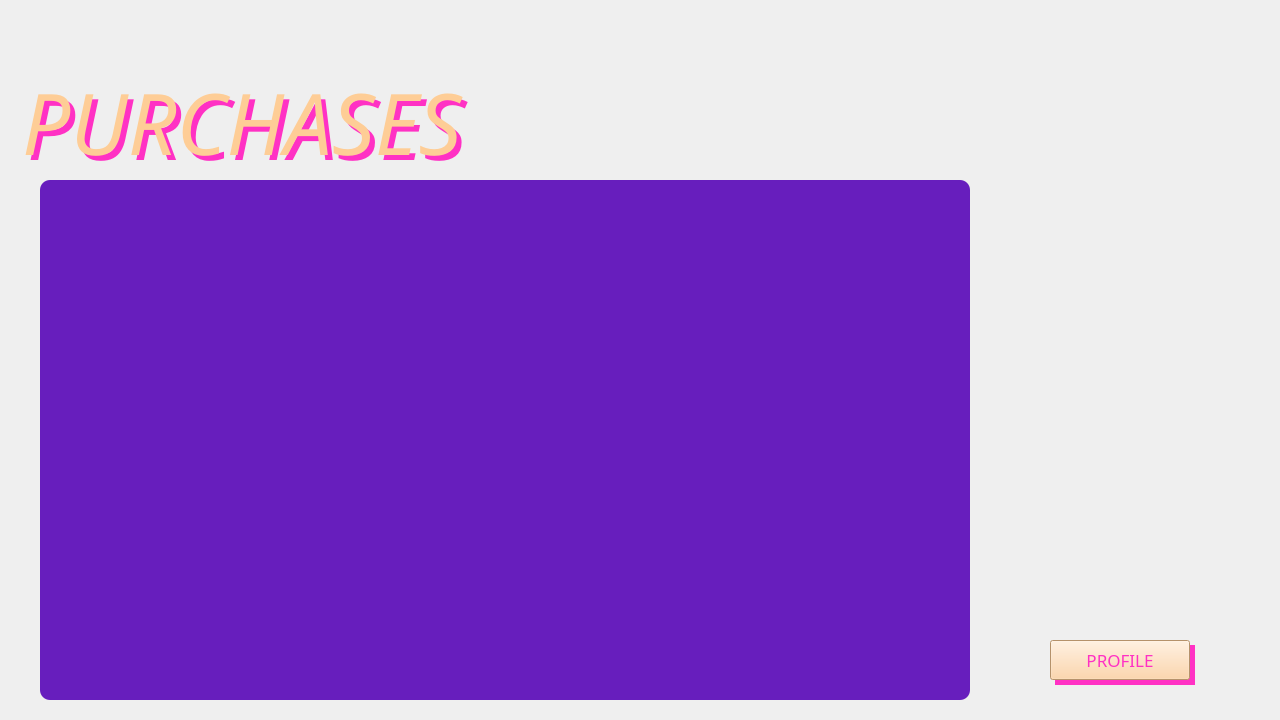
<?xml version="1.0" encoding="UTF-8"?>
<ui version="4.0">
 <class>employeePurchases</class>
 <widget class="QMainWindow" name="employeePurchases">
  <property name="geometry">
   <rect>
    <x>0</x>
    <y>0</y>
    <width>1280</width>
    <height>720</height>
   </rect>
  </property>
  <property name="windowTitle">
   <string>Purchases</string>
  </property>
  <widget class="QWidget" name="centralwidget">
   <widget class="QLabel" name="labelBackground">
    <property name="geometry">
     <rect>
      <x>0</x>
      <y>0</y>
      <width>1280</width>
      <height>720</height>
     </rect>
    </property>
    <property name="text">
     <string/>
    </property>
    <property name="pixmap">
     <pixmap>Images/Mesa de trabajo 1.png</pixmap><!--<a href="https://www.freepik.com/free-photos-vectors/background">Background vector created by pikisuperstar - www.freepik.com</a>-->
    </property>
    <property name="scaledContents">
     <bool>true</bool>
    </property>
   </widget>
   <widget class="QLabel" name="labelPurchases">
    <property name="geometry">
     <rect>
      <x>0</x>
      <y>50</y>
      <width>1280</width>
      <height>130</height>
     </rect>
    </property>
    <property name="palette">
     <palette>
      <active>
       <colorrole role="WindowText">
        <brush brushstyle="SolidPattern">
         <color alpha="255">
          <red>254</red>
          <green>205</green>
          <blue>150</blue>
         </color>
        </brush>
       </colorrole>
      </active>
      <inactive>
       <colorrole role="WindowText">
        <brush brushstyle="SolidPattern">
         <color alpha="255">
          <red>254</red>
          <green>205</green>
          <blue>150</blue>
         </color>
        </brush>
       </colorrole>
      </inactive>
      <disabled>
       <colorrole role="WindowText">
        <brush brushstyle="SolidPattern">
         <color alpha="255">
          <red>120</red>
          <green>120</green>
          <blue>120</blue>
         </color>
        </brush>
       </colorrole>
      </disabled>
     </palette>
    </property>
    <property name="font">
     <font>
      <family>Josefin Sans SemiBold</family>
      <pointsize>64</pointsize>
      <weight>50</weight>
      <italic>true</italic>
      <bold>false</bold>
      <kerning>true</kerning>
     </font>
    </property>
    <property name="text">
     <string> PURCHASES </string>
    </property>
    <property name="scaledContents">
     <bool>false</bool>
    </property>
    <property name="alignment">
     <set>Qt::AlignBottom|Qt::AlignLeading|Qt::AlignLeft</set>
    </property>
   </widget>
   <widget class="QLabel" name="labelPurchasesShadow">
    <property name="geometry">
     <rect>
      <x>5</x>
      <y>55</y>
      <width>1280</width>
      <height>130</height>
     </rect>
    </property>
    <property name="palette">
     <palette>
      <active>
       <colorrole role="WindowText">
        <brush brushstyle="SolidPattern">
         <color alpha="255">
          <red>255</red>
          <green>49</green>
          <blue>196</blue>
         </color>
        </brush>
       </colorrole>
      </active>
      <inactive>
       <colorrole role="WindowText">
        <brush brushstyle="SolidPattern">
         <color alpha="255">
          <red>255</red>
          <green>49</green>
          <blue>196</blue>
         </color>
        </brush>
       </colorrole>
      </inactive>
      <disabled>
       <colorrole role="WindowText">
        <brush brushstyle="SolidPattern">
         <color alpha="255">
          <red>120</red>
          <green>120</green>
          <blue>120</blue>
         </color>
        </brush>
       </colorrole>
      </disabled>
     </palette>
    </property>
    <property name="font">
     <font>
      <family>Josefin Sans SemiBold</family>
      <pointsize>64</pointsize>
      <weight>50</weight>
      <italic>true</italic>
      <bold>false</bold>
      <kerning>true</kerning>
     </font>
    </property>
    <property name="text">
     <string> PURCHASES </string>
    </property>
    <property name="scaledContents">
     <bool>false</bool>
    </property>
    <property name="alignment">
     <set>Qt::AlignBottom|Qt::AlignLeading|Qt::AlignLeft</set>
    </property>
   </widget>
   <widget class="QPushButton" name="pushButtonProfile">
    <property name="geometry">
     <rect>
      <x>1050</x>
      <y>640</y>
      <width>140</width>
      <height>40</height>
     </rect>
    </property>
    <property name="palette">
     <palette>
      <active>
       <colorrole role="WindowText">
        <brush brushstyle="SolidPattern">
         <color alpha="255">
          <red>255</red>
          <green>49</green>
          <blue>196</blue>
         </color>
        </brush>
       </colorrole>
       <colorrole role="Button">
        <brush brushstyle="SolidPattern">
         <color alpha="255">
          <red>254</red>
          <green>205</green>
          <blue>150</blue>
         </color>
        </brush>
       </colorrole>
       <colorrole role="Text">
        <brush brushstyle="SolidPattern">
         <color alpha="255">
          <red>255</red>
          <green>49</green>
          <blue>196</blue>
         </color>
        </brush>
       </colorrole>
       <colorrole role="ButtonText">
        <brush brushstyle="SolidPattern">
         <color alpha="255">
          <red>255</red>
          <green>49</green>
          <blue>196</blue>
         </color>
        </brush>
       </colorrole>
       <colorrole role="Base">
        <brush brushstyle="SolidPattern">
         <color alpha="255">
          <red>254</red>
          <green>205</green>
          <blue>150</blue>
         </color>
        </brush>
       </colorrole>
       <colorrole role="Window">
        <brush brushstyle="SolidPattern">
         <color alpha="255">
          <red>254</red>
          <green>205</green>
          <blue>150</blue>
         </color>
        </brush>
       </colorrole>
       <colorrole role="PlaceholderText">
        <brush brushstyle="SolidPattern">
         <color alpha="128">
          <red>255</red>
          <green>49</green>
          <blue>196</blue>
         </color>
        </brush>
       </colorrole>
      </active>
      <inactive>
       <colorrole role="WindowText">
        <brush brushstyle="SolidPattern">
         <color alpha="255">
          <red>255</red>
          <green>49</green>
          <blue>196</blue>
         </color>
        </brush>
       </colorrole>
       <colorrole role="Button">
        <brush brushstyle="SolidPattern">
         <color alpha="255">
          <red>254</red>
          <green>205</green>
          <blue>150</blue>
         </color>
        </brush>
       </colorrole>
       <colorrole role="Text">
        <brush brushstyle="SolidPattern">
         <color alpha="255">
          <red>255</red>
          <green>49</green>
          <blue>196</blue>
         </color>
        </brush>
       </colorrole>
       <colorrole role="ButtonText">
        <brush brushstyle="SolidPattern">
         <color alpha="255">
          <red>255</red>
          <green>49</green>
          <blue>196</blue>
         </color>
        </brush>
       </colorrole>
       <colorrole role="Base">
        <brush brushstyle="SolidPattern">
         <color alpha="255">
          <red>254</red>
          <green>205</green>
          <blue>150</blue>
         </color>
        </brush>
       </colorrole>
       <colorrole role="Window">
        <brush brushstyle="SolidPattern">
         <color alpha="255">
          <red>254</red>
          <green>205</green>
          <blue>150</blue>
         </color>
        </brush>
       </colorrole>
       <colorrole role="PlaceholderText">
        <brush brushstyle="SolidPattern">
         <color alpha="128">
          <red>255</red>
          <green>49</green>
          <blue>196</blue>
         </color>
        </brush>
       </colorrole>
      </inactive>
      <disabled>
       <colorrole role="WindowText">
        <brush brushstyle="SolidPattern">
         <color alpha="255">
          <red>120</red>
          <green>120</green>
          <blue>120</blue>
         </color>
        </brush>
       </colorrole>
       <colorrole role="Button">
        <brush brushstyle="SolidPattern">
         <color alpha="255">
          <red>254</red>
          <green>205</green>
          <blue>150</blue>
         </color>
        </brush>
       </colorrole>
       <colorrole role="Text">
        <brush brushstyle="SolidPattern">
         <color alpha="255">
          <red>120</red>
          <green>120</green>
          <blue>120</blue>
         </color>
        </brush>
       </colorrole>
       <colorrole role="ButtonText">
        <brush brushstyle="SolidPattern">
         <color alpha="255">
          <red>120</red>
          <green>120</green>
          <blue>120</blue>
         </color>
        </brush>
       </colorrole>
       <colorrole role="Base">
        <brush brushstyle="SolidPattern">
         <color alpha="255">
          <red>254</red>
          <green>205</green>
          <blue>150</blue>
         </color>
        </brush>
       </colorrole>
       <colorrole role="Window">
        <brush brushstyle="SolidPattern">
         <color alpha="255">
          <red>254</red>
          <green>205</green>
          <blue>150</blue>
         </color>
        </brush>
       </colorrole>
       <colorrole role="PlaceholderText">
        <brush brushstyle="SolidPattern">
         <color alpha="128">
          <red>0</red>
          <green>0</green>
          <blue>0</blue>
         </color>
        </brush>
       </colorrole>
      </disabled>
     </palette>
    </property>
    <property name="font">
     <font>
      <family>Josefin Sans</family>
      <pointsize>13</pointsize>
     </font>
    </property>
    <property name="styleSheet">
     <string notr="true">background-color: rgb(254, 205, 150);</string>
    </property>
    <property name="text">
     <string>PROFILE</string>
    </property>
    <property name="checkable">
     <bool>false</bool>
    </property>
   </widget>
   <widget class="QLabel" name="labelPushButtonProfileShadow">
    <property name="geometry">
     <rect>
      <x>1055</x>
      <y>645</y>
      <width>140</width>
      <height>40</height>
     </rect>
    </property>
    <property name="styleSheet">
     <string notr="true">background-color: rgb(255, 49, 196);</string>
    </property>
    <property name="text">
     <string/>
    </property>
   </widget>
   <widget class="QTableWidget" name="tableWidgetPurchases">
    <property name="enabled">
     <bool>true</bool>
    </property>
    <property name="geometry">
     <rect>
      <x>40</x>
      <y>180</y>
      <width>930</width>
      <height>520</height>
     </rect>
    </property>
    <property name="palette">
     <palette>
      <active>
       <colorrole role="WindowText">
        <brush brushstyle="SolidPattern">
         <color alpha="255">
          <red>151</red>
          <green>250</green>
          <blue>252</blue>
         </color>
        </brush>
       </colorrole>
       <colorrole role="Button">
        <brush brushstyle="SolidPattern">
         <color alpha="255">
          <red>103</red>
          <green>30</green>
          <blue>189</blue>
         </color>
        </brush>
       </colorrole>
       <colorrole role="Text">
        <brush brushstyle="SolidPattern">
         <color alpha="255">
          <red>151</red>
          <green>250</green>
          <blue>252</blue>
         </color>
        </brush>
       </colorrole>
       <colorrole role="ButtonText">
        <brush brushstyle="SolidPattern">
         <color alpha="255">
          <red>151</red>
          <green>250</green>
          <blue>252</blue>
         </color>
        </brush>
       </colorrole>
       <colorrole role="Base">
        <brush brushstyle="SolidPattern">
         <color alpha="255">
          <red>103</red>
          <green>30</green>
          <blue>189</blue>
         </color>
        </brush>
       </colorrole>
       <colorrole role="Window">
        <brush brushstyle="SolidPattern">
         <color alpha="255">
          <red>103</red>
          <green>30</green>
          <blue>189</blue>
         </color>
        </brush>
       </colorrole>
       <colorrole role="ToolTipText">
        <brush brushstyle="SolidPattern">
         <color alpha="255">
          <red>151</red>
          <green>250</green>
          <blue>252</blue>
         </color>
        </brush>
       </colorrole>
       <colorrole role="PlaceholderText">
        <brush brushstyle="SolidPattern">
         <color alpha="128">
          <red>151</red>
          <green>250</green>
          <blue>252</blue>
         </color>
        </brush>
       </colorrole>
      </active>
      <inactive>
       <colorrole role="WindowText">
        <brush brushstyle="SolidPattern">
         <color alpha="255">
          <red>151</red>
          <green>250</green>
          <blue>252</blue>
         </color>
        </brush>
       </colorrole>
       <colorrole role="Button">
        <brush brushstyle="SolidPattern">
         <color alpha="255">
          <red>103</red>
          <green>30</green>
          <blue>189</blue>
         </color>
        </brush>
       </colorrole>
       <colorrole role="Text">
        <brush brushstyle="SolidPattern">
         <color alpha="255">
          <red>151</red>
          <green>250</green>
          <blue>252</blue>
         </color>
        </brush>
       </colorrole>
       <colorrole role="ButtonText">
        <brush brushstyle="SolidPattern">
         <color alpha="255">
          <red>151</red>
          <green>250</green>
          <blue>252</blue>
         </color>
        </brush>
       </colorrole>
       <colorrole role="Base">
        <brush brushstyle="SolidPattern">
         <color alpha="255">
          <red>103</red>
          <green>30</green>
          <blue>189</blue>
         </color>
        </brush>
       </colorrole>
       <colorrole role="Window">
        <brush brushstyle="SolidPattern">
         <color alpha="255">
          <red>103</red>
          <green>30</green>
          <blue>189</blue>
         </color>
        </brush>
       </colorrole>
       <colorrole role="ToolTipText">
        <brush brushstyle="SolidPattern">
         <color alpha="255">
          <red>151</red>
          <green>250</green>
          <blue>252</blue>
         </color>
        </brush>
       </colorrole>
       <colorrole role="PlaceholderText">
        <brush brushstyle="SolidPattern">
         <color alpha="128">
          <red>151</red>
          <green>250</green>
          <blue>252</blue>
         </color>
        </brush>
       </colorrole>
      </inactive>
      <disabled>
       <colorrole role="WindowText">
        <brush brushstyle="SolidPattern">
         <color alpha="255">
          <red>120</red>
          <green>120</green>
          <blue>120</blue>
         </color>
        </brush>
       </colorrole>
       <colorrole role="Button">
        <brush brushstyle="SolidPattern">
         <color alpha="255">
          <red>103</red>
          <green>30</green>
          <blue>189</blue>
         </color>
        </brush>
       </colorrole>
       <colorrole role="Text">
        <brush brushstyle="SolidPattern">
         <color alpha="255">
          <red>120</red>
          <green>120</green>
          <blue>120</blue>
         </color>
        </brush>
       </colorrole>
       <colorrole role="ButtonText">
        <brush brushstyle="SolidPattern">
         <color alpha="255">
          <red>120</red>
          <green>120</green>
          <blue>120</blue>
         </color>
        </brush>
       </colorrole>
       <colorrole role="Base">
        <brush brushstyle="SolidPattern">
         <color alpha="255">
          <red>103</red>
          <green>30</green>
          <blue>189</blue>
         </color>
        </brush>
       </colorrole>
       <colorrole role="Window">
        <brush brushstyle="SolidPattern">
         <color alpha="255">
          <red>103</red>
          <green>30</green>
          <blue>189</blue>
         </color>
        </brush>
       </colorrole>
       <colorrole role="ToolTipText">
        <brush brushstyle="SolidPattern">
         <color alpha="255">
          <red>151</red>
          <green>250</green>
          <blue>252</blue>
         </color>
        </brush>
       </colorrole>
       <colorrole role="PlaceholderText">
        <brush brushstyle="SolidPattern">
         <color alpha="128">
          <red>0</red>
          <green>0</green>
          <blue>0</blue>
         </color>
        </brush>
       </colorrole>
      </disabled>
     </palette>
    </property>
    <property name="font">
     <font>
      <family>Josefin Sans</family>
      <pointsize>13</pointsize>
     </font>
    </property>
    <property name="mouseTracking">
     <bool>true</bool>
    </property>
    <property name="styleSheet">
     <string notr="true">background-color: rgb(103, 30, 189);
border-radius: 10px</string>
    </property>
    <property name="lineWidth">
     <number>5</number>
    </property>
    <property name="sizeAdjustPolicy">
     <enum>QAbstractScrollArea::AdjustToContentsOnFirstShow</enum>
    </property>
    <property name="editTriggers">
     <set>QAbstractItemView::NoEditTriggers</set>
    </property>
    <property name="gridStyle">
     <enum>Qt::NoPen</enum>
    </property>
    <property name="wordWrap">
     <bool>true</bool>
    </property>
    <property name="cornerButtonEnabled">
     <bool>true</bool>
    </property>
   </widget>
   <zorder>labelBackground</zorder>
   <zorder>labelPushButtonProfileShadow</zorder>
   <zorder>labelPurchasesShadow</zorder>
   <zorder>labelPurchases</zorder>
   <zorder>pushButtonProfile</zorder>
   <zorder>tableWidgetPurchases</zorder>
  </widget>
 </widget>
 <resources>
  <include location="Images/images.qrc"/>
 </resources>
 <connections/>
</ui>
